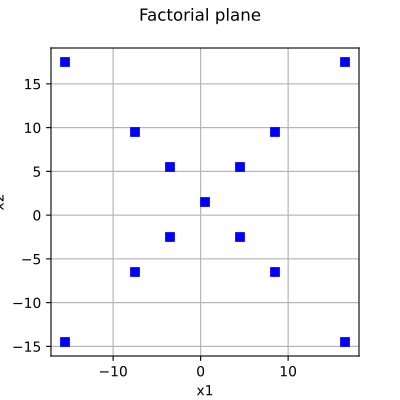

Write the Python code that produced this figure.
import openturns as ot
from matplotlib import pyplot as plt
from openturns.viewer import View

# Generate sample with the given plane
center = [0.5, 1.5]
levels = [4, 8, 16]

experiment = ot.Factorial(center, levels)
sample = experiment.generate()

# Create the graph
graph = ot.Graph(sample.getName(), "x1", "x2", True, "")
cloud = ot.Cloud(sample, "blue", "fsquare", "")
graph.add(cloud)

# Draw the graph
fig = plt.figure(figsize=(4, 4))
axis = fig.add_subplot(111)
View(graph, figure=fig, axes=[axis], add_legend=False, square_axes=True)
axis.set_xlim(auto=True)
